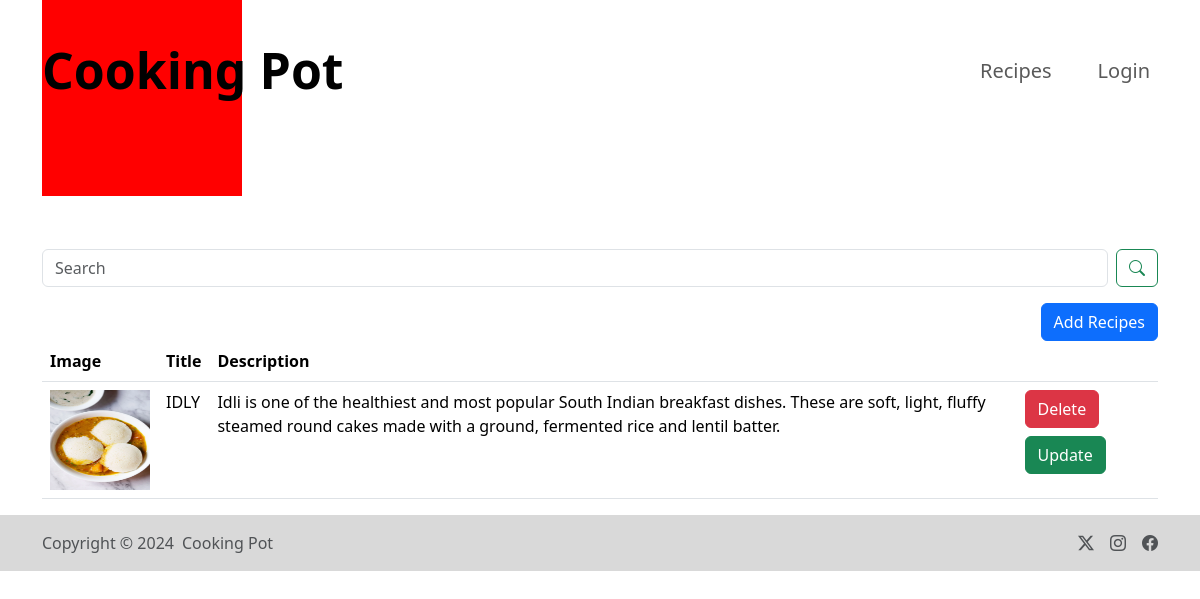
Screenshot of /recipe/ with the database file from the repository.
### All/models.py (models this page shows)
class Recipe(models.Model):
    recipe_name = models.CharField(max_length=100)
    recipe_description = models.TextField()
    recipe_image = models.ImageField(upload_to="images")

### All/views.py (the view, shortened to what this page needs)
# urls.py: path('recipe/', recipe, name = "recipe"),
def recipe(request):
    queryset = Recipe.objects.all()
    context = {'recipes' : queryset}
    return render(request, 'recipe.html', context)

### All/Templates/recipe.html (shortened to what this page needs)
{% extends "base.html" %}
{% load static %}
{% block start%}
<div class="container mt-10 ">
    <form class="d-flex">
        <input class="form-control me-2" type="search" placeholder="Search" aria-label="Search">
        <button class="btn btn-outline-success" type="submit"><i class="bi bi-search"></i></button>
    </form>
    <div class="d-flex flex-row-reverse">
      <button type="button" class="btn btn-add btn-primary mt-3" data-bs-toggle="modal" data-bs-target="#exampleModal">Add Recipes</button>
  </div>
    <table class="table">
      <thead>
        <tr>
          <th scope="col">Image</th>
          <th scope="col">Title</th>
          <th scope="col">Description</th>
          <th scope="col"></th>
        </tr>
      </thead>
      <tbody>
        {% for recipe in recipes %}
        <tr>
          <td><img src="/media/{{recipe.recipe_image}}" style="height: 100px; width: 100px;"> </td>
          <td>{{recipe.recipe_name}}</td>
          <td>{{recipe.recipe_description}}</td>
          <td>
            <a href="/delete_recipe/{{recipe.id}}/" class="btn btn-danger"> Delete </a>
            <a href="/update_recipe/{{recipe.id}}/" class="btn btn-success mt-2"> Update </a>
          </td>
        </tr>
       {% endfor %}
      </tbody>
    </table>
</div>
{% endblock %}

### All/Templates/base.html (style rules this page uses)
html { scroll-behavior: smooth; }
.mt-10 { margin-top: 8rem; }
.btn-add { display: flex; align-items: flex-end; }

### rows the page displays
Recipe: recipe_image (picture), recipe_name "IDLY", recipe_description "Idli is one of the healthiest and most popular South Indian breakfast dishes. These are soft, light, fluffy steamed round cakes made with a ground, fermented rice and lentil batter."
